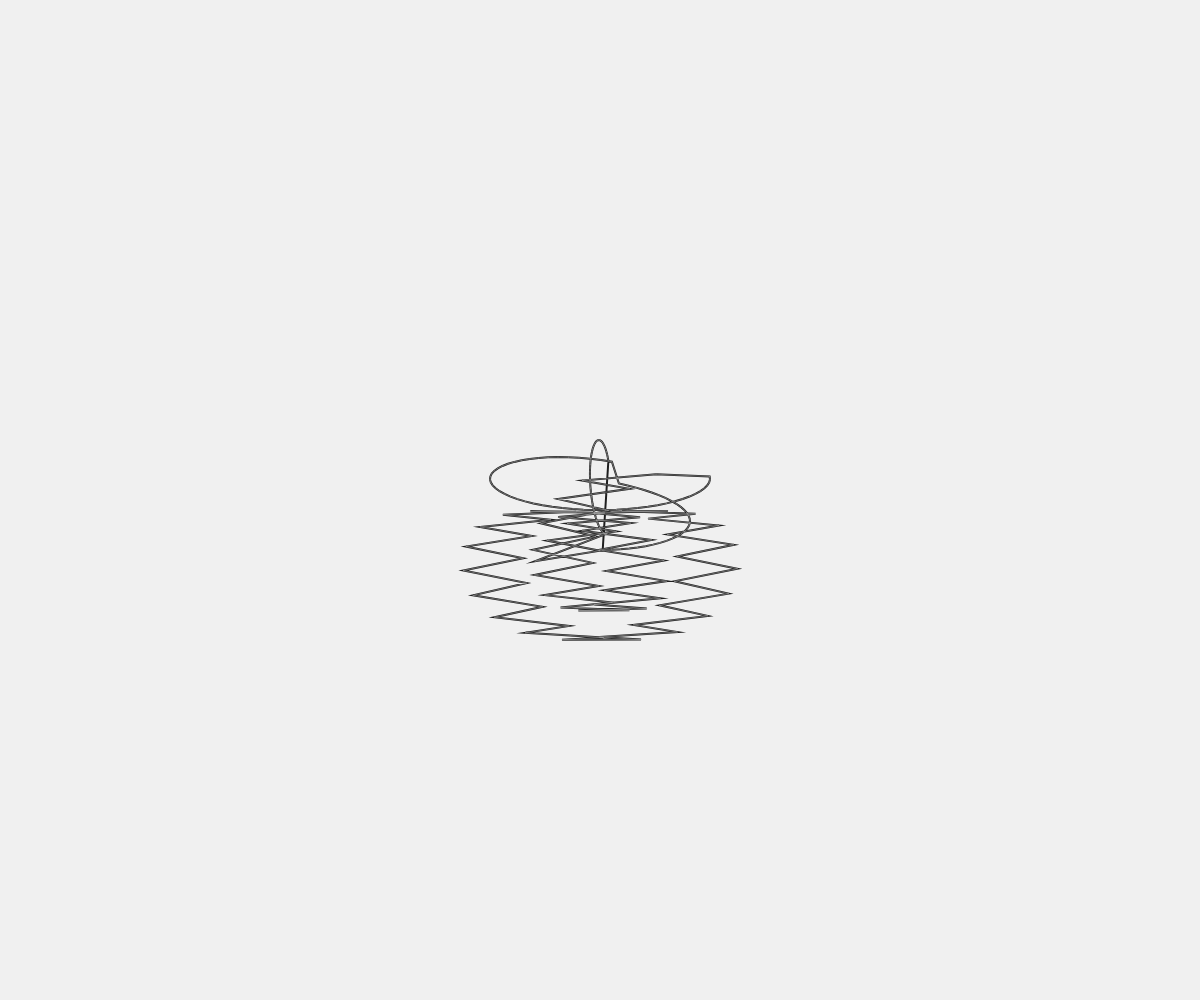
Frame 1 (no input)
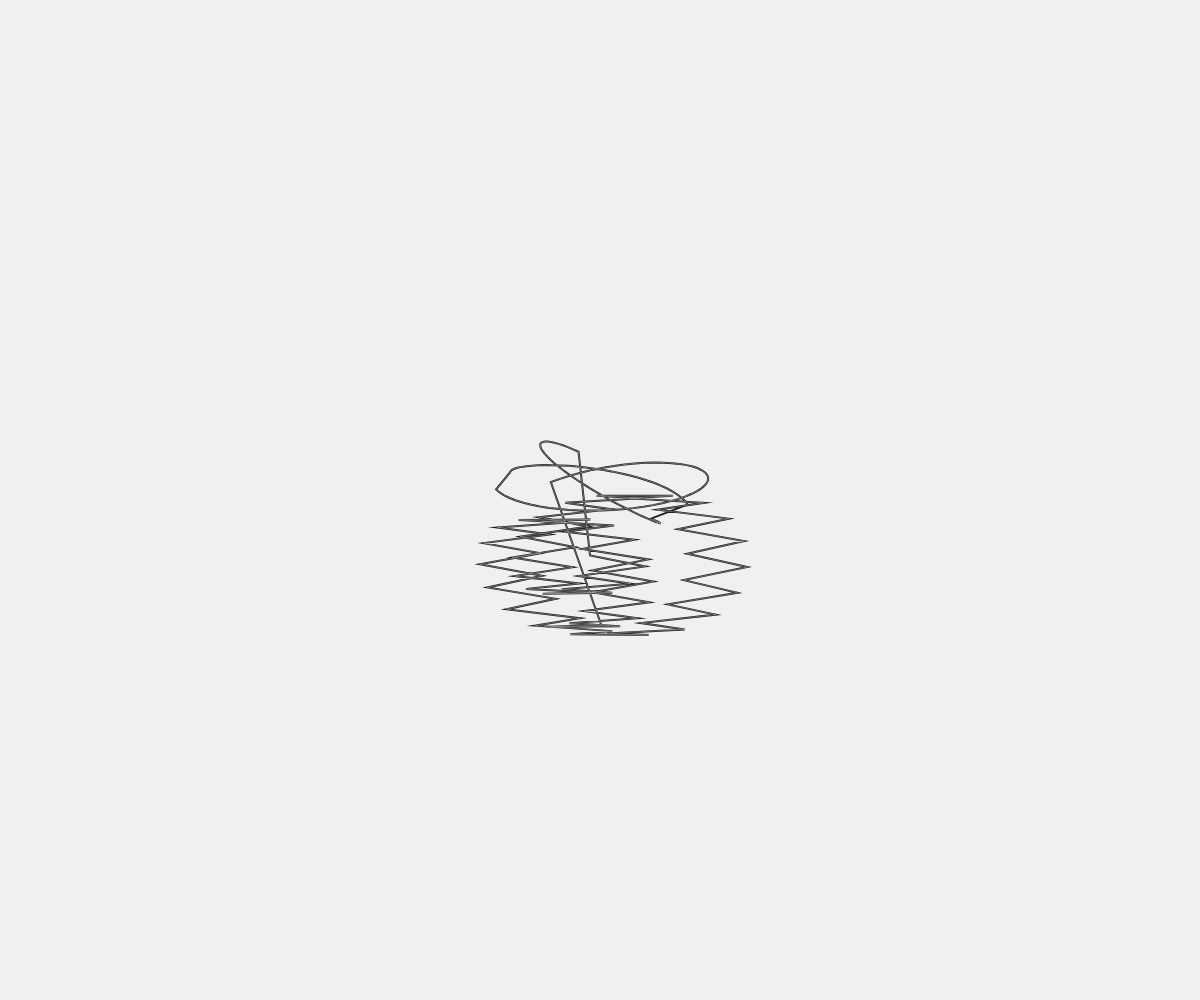
Frame 60 (no input)
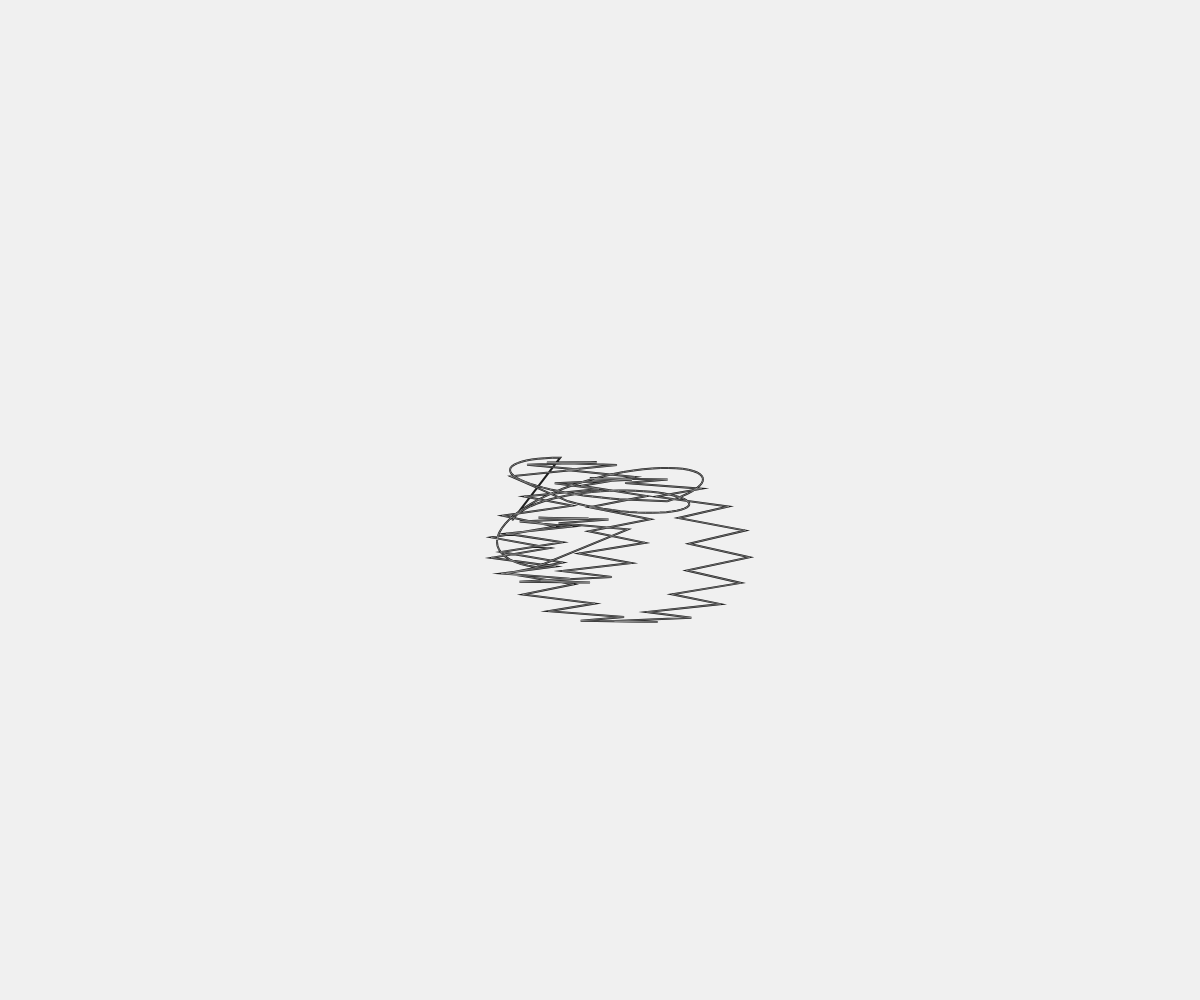
Frame 120 (the mouse pressed at the canvas centre since frame 60)

The p5.js sketch that drew these frames (run headless with seeded random() and noise() and a simulated clock; from frame 60 on, the mouse is pressed at the canvas centre):

// p5.js sketch
// ── sketch.js
let horsePoints = [];
let time = 0;

function setup() {
  createCanvas(windowWidth, windowHeight);
  // Initialize horse points with a stylized galloping form
  for (let i = 0; i < 200; i++) {
    horsePoints.push({
      x: 0,
      y: 0,
      ox: 0,
      oy: 0,
      angle: 0
    });
  }
}

function draw() {
  background(240);
  
  time += 0.03;
  
  // Update points to simulate galloping motion
  for (let i = 0; i < horsePoints.length; i++) {
    let p = horsePoints[i];
    
    // Base body shape with fluid curves
    let baseX = width / 2 + sin(time + i * 0.1) * 50;
    let baseY = height / 2 + cos(time * 0.7 + i * 0.05) * 30;
    
    // Head and neck
    if (i < 30) {
      p.x = baseX + sin(time + i * 0.1) * 40;
      p.y = baseY + cos(time + i * 0.1) * 20;
    }
    // Body segments
    else if (i < 80) {
      p.x = baseX + sin(time * 1.2 + i * 0.1) * 60;
      p.y = baseY + cos(time * 1.2 + i * 0.1) * 40;
    }
    // Legs
    else if (i < 150) {
      let legOffset = (i - 80) % 2 === 0 ? 1 : -1;
      p.x = baseX + sin(time * 1.5 + i * 0.2) * 70 + legOffset * 30;
      p.y = baseY + cos(time * 1.5 + i * 0.2) * 60 + 50;
    }
    // Tail
    else {
      p.x = baseX - sin(time * 1.8 + i * 0.1) * 40;
      p.y = baseY - cos(time * 1.8 + i * 0.1) * 30;
    }
    
    // Store original positions for drawing connections
    if (frameCount === 1) {
      p.ox = p.x;
      p.oy = p.y;
    }
  }
  
  // Draw horse with continuous, sweeping curves
  noFill();
  stroke(30);
  strokeWeight(2);
  
  beginShape();
  for (let i = 0; i < horsePoints.length; i++) {
    let p = horsePoints[i];
    vertex(p.x, p.y);
  }
  endShape(CLOSE);
  
  // Draw connections between points to emphasize organic flow
  stroke(180);
  strokeWeight(0.5);
  beginShape(LINES);
  for (let i = 0; i < horsePoints.length - 1; i++) {
    let p1 = horsePoints[i];
    let p2 = horsePoints[i + 1];
    vertex(p1.x, p1.y);
    vertex(p2.x, p2.y);
  }
  endShape();
}

function windowResized() {
  resizeCanvas(windowWidth, windowHeight);
}
